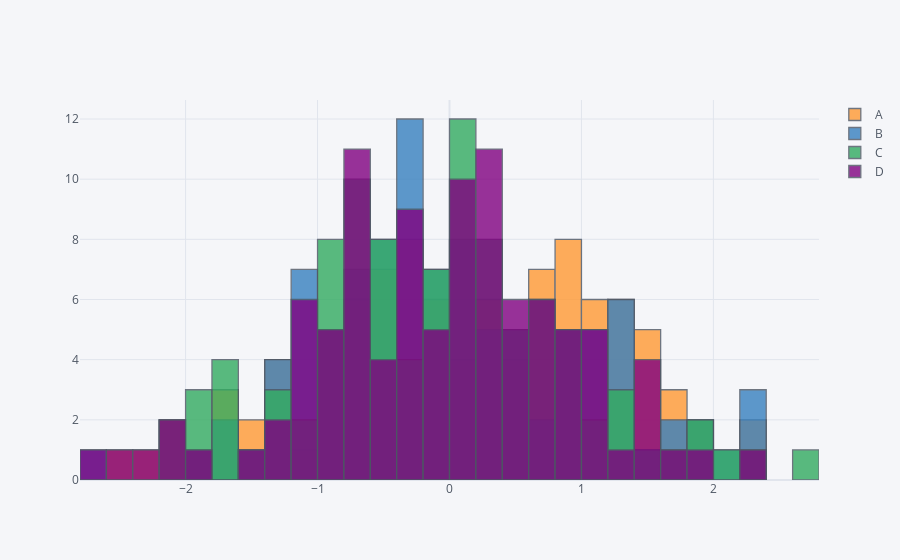

The cell this chart's notebook holds for it:
### Code cell
df1.iplot(kind='hist',bins=30)
